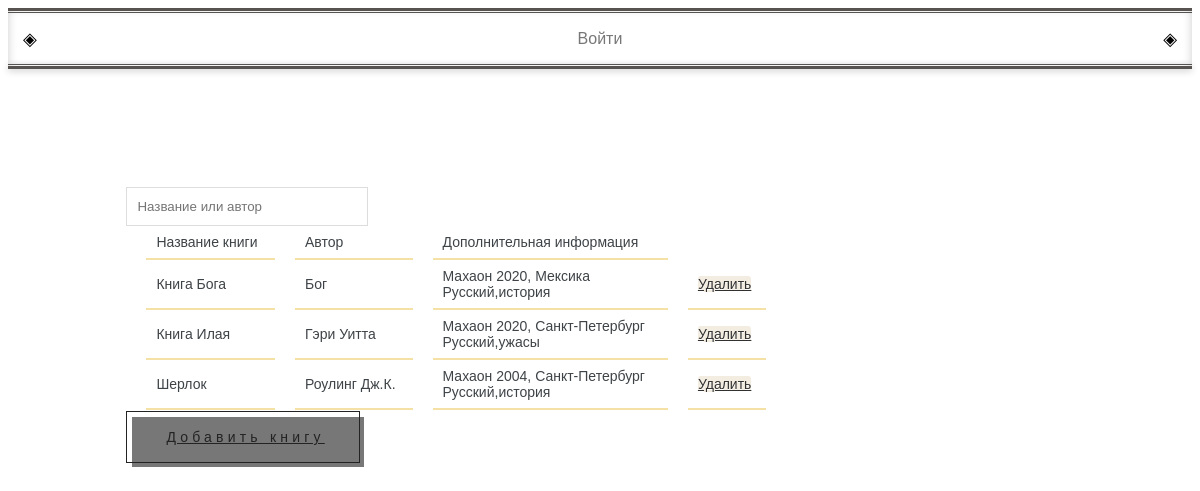
/books, run on the app's committed database.
### app/models.py (models this page shows)
class Book(models.Model):
    name = models.CharField(max_length=50)
    author = models.CharField(max_length=50)
    publisher = models.CharField(max_length=50)
    city = models.CharField(max_length=50)
    year = models.IntegerField()
    theme = models.CharField(max_length=50)
    language = models.CharField(max_length=20)
    translate = models.CharField(max_length=50)

### app/views.py (the view)
# urls.py: path('books', books, name="books"),
def books(request):
    context = {'data': Book.objects.order_by("name")}
    return render(request, 'books.html', context)

### templates/books.html (shortened to what this page needs)
{% extends 'menu.html' %}
{% block body %}
    <div style="margin-left: 10%; margin-top: 10%">
    <input class="text" type="text" placeholder="Название или автор" id="search-text" onkeyup="tableSearch()">
<table class="table_col" id="info-table">
    <thead>
        <tr>
            <th>Название книги</th>
            <th>Автор</th>
            <th>Дополнительная информация</th>
        </tr>
    </thead>
    <tbody>
    {% for book in data %}
    <tr>
        <th>{{ book.name }}</th>
        <th>{{ book.author }}</th>
    <th>{{ book.publisher }} {{ book.year }}, {{ book.city }}<br> {{ book.language }},{{ book.theme }}</th>
    <th><a href="{% url 'delete' book.id %}" style="border-radius: 3px;
  background: #f3ece1;
  color: #313131;
  text-shadow: 0 1px 0 #fff;
  border-color: #c6c6c6;">Удалить</th>
    </tr>
    {% endfor %}
    </tbody>
</table>
    <br>
<a href="{% url 'newBook'  %}" class="button-1">Добавить книгу</a>
    </div>
{% endblock %}

### templates/menu.html (shortened to what this page needs)
<!DOCTYPE html>
<html lang="en">
<head>
</head>
<body>
<nav class="top-menu">
  <ul class="menu-main">
      {% if user.is_authenticated %}
            <li><a class="current" href="{% url 'newReader' %}" >Записать нового читателя</a></li>
            <li><a href="{% url 'books' %}" >Показать все книги</a></li>
           <li><a href="{% url 'menu' %}" >Показать всех читателей</a></li>
            <li><a href="{% url 'logout' %}" >Выйти</a></li>
            {% else %}
            <li><a href="/accounts/login/" >Войти</a></li>
            {% endif %}
  </ul>
</nav>
{% block body %}{% endblock %}
</body>
</html>

### data on the page
Book: name "Книга Бога", author "Бог", publisher "Махаон", year "2020", city "Мексика", language "Русский", theme "история"
Book: name "Книга Илая", author "Гэри Уитта", publisher "Махаон", year "2020", city "Санкт-Петербург", language "Русский", theme "ужасы"
Book: name "Шерлок", author "Роулинг Дж.К.", publisher "Махаон", year "2004", city "Санкт-Петербург", language "Русский", theme "история"
